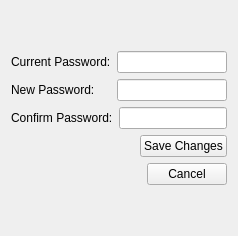
        <widget class="QWidget" name="ChangePasswordPage">
         <layout class="QVBoxLayout" name="verticalLayout_10">
          <item>
           <spacer name="verticalSpacer_13">
            <property name="orientation">
             <enum>Qt::Vertical</enum>
            </property>
            <property name="sizeHint" stdset="0">
             <size>
              <width>20</width>
              <height>40</height>
             </size>
            </property>
           </spacer>
          </item>
          <item>
           <layout class="QVBoxLayout" name="verticalLayout_9">
            <item>
             <layout class="QHBoxLayout" name="horizontalLayout_9">
              <item>
               <widget class="QLabel" name="label_4">
                <property name="text">
                 <string>Current Password:</string>
                </property>
               </widget>
              </item>
              <item>
               <widget class="QLineEdit" name="CurrentPassword">
                <property name="echoMode">
                 <enum>QLineEdit::Password</enum>
                </property>
               </widget>
              </item>
             </layout>
            </item>
            <item>
             <layout class="QHBoxLayout" name="horizontalLayout_10">
              <item>
               <widget class="QLabel" name="label_5">
                <property name="text">
                 <string>New Password:     </string>
                </property>
               </widget>
              </item>
              <item>
               <widget class="QLineEdit" name="NewPassword">
                <property name="echoMode">
                 <enum>QLineEdit::Password</enum>
                </property>
               </widget>
              </item>
             </layout>
            </item>
            <item>
             <layout class="QHBoxLayout" name="horizontalLayout_11">
              <item>
               <widget class="QLabel" name="label_6">
                <property name="text">
                 <string>Confirm Password:</string>
                </property>
               </widget>
              </item>
              <item>
               <widget class="QLineEdit" name="ConfirmPassword">
                <property name="echoMode">
                 <enum>QLineEdit::Password</enum>
                </property>
               </widget>
              </item>
             </layout>
            </item>
            <item>
             <layout class="QHBoxLayout" name="horizontalLayout_13">
              <item>
               <spacer name="horizontalSpacer_3">
                <property name="orientation">
                 <enum>Qt::Horizontal</enum>
                </property>
                <property name="sizeHint" stdset="0">
                 <size>
                  <width>40</width>
                  <height>20</height>
                 </size>
                </property>
               </spacer>
              </item>
              <item>
               <widget class="QPushButton" name="SavePasswordChangeBt">
                <property name="text">
                 <string>Save Changes</string>
                </property>
               </widget>
              </item>
             </layout>
            </item>
            <item>
             <layout class="QHBoxLayout" name="horizontalLayout_14">
              <item>
               <spacer name="horizontalSpacer_4">
                <property name="orientation">
                 <enum>Qt::Horizontal</enum>
                </property>
                <property name="sizeHint" stdset="0">
                 <size>
                  <width>40</width>
                  <height>20</height>
                 </size>
                </property>
               </spacer>
              </item>
              <item>
               <widget class="QPushButton" name="CancelBt">
                <property name="text">
                 <string>Cancel</string>
                </property>
               </widget>
              </item>
             </layout>
            </item>
           </layout>
          </item>
          <item>
           <spacer name="verticalSpacer_12">
            <property name="orientation">
             <enum>Qt::Vertical</enum>
            </property>
            <property name="sizeHint" stdset="0">
             <size>
              <width>20</width>
              <height>40</height>
             </size>
            </property>
           </spacer>
          </item>
         </layout>
        </widget>
